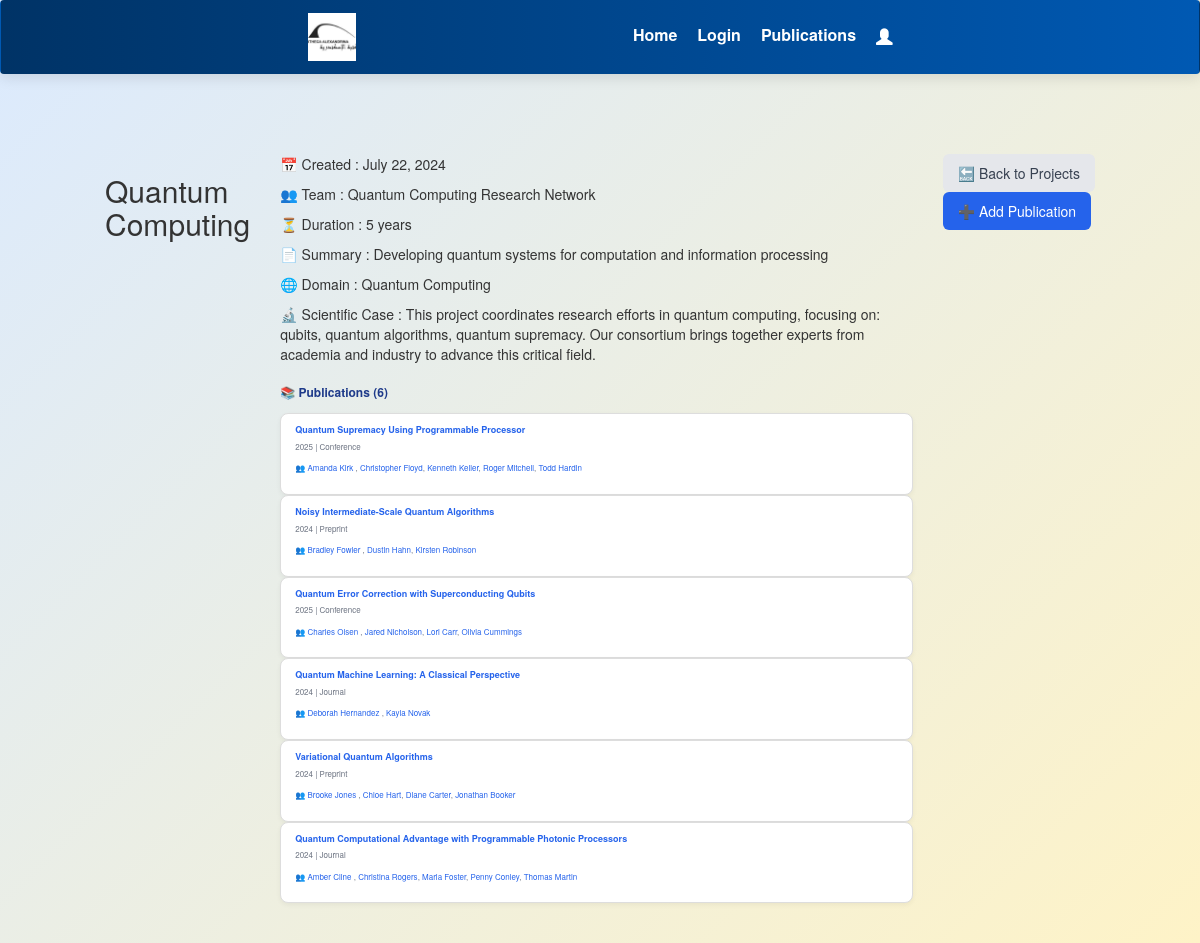
Screenshot of /project/2/ with the database file from the repository.
### projects/models.py (models this page shows, shortened)
class Project(models.Model):
    title = models.CharField(max_length=200)
    created = models.DateField()
    team = models.CharField(max_length=300)
    abstract = models.TextField(default="No abstract yet")
    duration = models.CharField(max_length=100)
    domain = models.CharField(max_length=100)
    scientific_case = models.TextField()
    keywords = models.TextField(blank=True, help_text="Comma-separated keywords for AI matching")
    STATUS_CHOICES = [
        ('active', 'Active'),
        ('completed', 'Completed'),
        ('on_hold', 'On Hold'),
        ('cancelled', 'Cancelled'),
    ]
    status = models.CharField(max_length=20, choices=STATUS_CHOICES, default='active')
    principal_investigator = models.CharField(max_length=200, blank=True)
    funding_source = models.CharField(max_length=200, blank=True)
    website = models.URLField(blank=True)
    created_at = models.DateTimeField(auto_now_add=True)
    updated_at = models.DateTimeField(auto_now=True)
    class Meta:
        ordering = ['-created']

class Publication(models.Model):
    project = models.ForeignKey(Project, on_delete=models.CASCADE, related_name='publications')
    title = models.CharField(max_length=200)
    primary_author = models.ForeignKey(Author, on_delete=models.CASCADE, related_name='primary_publications',null=True, blank=True)
    url = models.URLField(blank=True)
    year = models.PositiveIntegerField()
    file = models.FileField(upload_to='publications/files/', blank=True)
    image = models.ImageField(upload_to='publications/images/', blank=True)
    type = models.CharField(max_length=100, choices=PUBLICATION_TYPES)
    collaborators = models.ManyToManyField(Author, related_name='collaborated_publications', blank=True)
    uploaded_at = models.DateTimeField(auto_now_add=True)
    abstract = models.TextField(default="No abstract yet")
    email_sent = models.BooleanField(default=False)
    ai_processed = models.BooleanField(default=False)
    ai_confidence = models.FloatField(null=True, blank=True)

class Author(models.Model):
    name = models.CharField(max_length=200, unique=True, null=True, blank=True)
    email = models.EmailField()
    profile_picture = models.ImageField(upload_to='author_pics/', blank=True, null=True)
    email_notifications = models.BooleanField(default=True)
    research_interests = models.TextField(blank=True, help_text="Comma-separated research interests")
    institution = models.CharField(max_length=200, blank=True)
    department = models.CharField(max_length=200, blank=True)
    orcid_id = models.CharField(max_length=50, blank=True)
    created_at = models.DateTimeField(default=timezone.now)
    updated_at = models.DateTimeField(auto_now=True)
    class Meta:
        ordering = ['name']

### projects/views.py (the view)
# urls.py: path('project/<int:pk>/', views.project_detail, name='project_detail'),
def project_detail(request, pk):
    project = get_object_or_404(Project, pk=pk)
    publications = project.publications.all().prefetch_related('collaborators')
    return render(request, 'projects/project_detail.html', {
        'project': project,
        'publications': publications
    })

### projects/templates/projects/project_detail.html (shortened to what this page needs)
{% extends "base.html" %}
{% block content %}
<div class="container mx-auto p-4">
    <h2 class="text-3xl font-bold mb-6 text-gray-800">{{ project.title }}</h2>
    <div class="grid md:grid-cols-3 gap-8 mb-8">
        <div class="md:col-span-2 project-details-box">
            <p>📅 Created : {{ project.created }}</p>
            <p>👥 Team : {{ project.team }}</p>
            <p>⏳ Duration : {{ project.duration }}</p>
            <p>📄 Summary : {{ project.abstract }}</p>
            <p>🌐 Domain : {{ project.domain }}</p>
            <p>🔬 Scientific Case : {{ project.scientific_case }}</p>
            <p class="pub-section-title">📚 Publications ({{ publications|length }})</p>
            {% if publications %}
                <div class="flex gap-4 overflow-x-auto pb-2">
                    {% for pub in publications %}
                        <div class="pub-card">
                            <a href="{% url 'publication_detail' pub.id %}" class="pub-title">
                                {{ pub.title }}
                            </a>
                            <p class="pub-meta">{{ pub.year }} | {{ pub.type }}</p>
                            {% if pub.primary_author or pub.collaborators.all %}
                                <p class="pub-meta">👥
                                    {% if pub.primary_author %}
                                        <a href="{% url 'author_profile' pub.primary_author.id %}" style="color: #2563eb; text-decoration: none;">{{ pub.primary_author.name }}</a>
                                        {% if pub.collaborators.all %}, {% endif %}
                                    {% endif %}
                                    {% for collaborator in pub.collaborators.all %}
                                        <a href="{% url 'author_profile' collaborator.id %}" style="color: #2563eb; text-decoration: none;">{{ collaborator.name }}</a>{% if not forloop.last %}, {% endif %}
                                    {% endfor %}
                                </p>
                            {% else %}
                                <p class="text-sm italic text-gray-400">No authors</p>
                            {% endif %}
                        </div>
                    {% endfor %}
                </div>
            {% else %}
                <p class="text-gray-500 italic">No publications added yet.</p>
            {% endif %}
        </div>
    </div>
    <div class="mt-6 flex gap-3">
        <a href="{% url 'projects_page' %}" class="btn btn-back">🔙 Back to Projects</a>
        <a href="{% url 'add_publication' project.id %}" class="btn btn-add">➕ Add Publication</a>
    </div>
</div>
{% endblock %}

### static/css/styles.css (style rules this page uses)
:root { --primary: #2563eb; --primary-dark: #1d4ed8; --primary-hover: #1e40af; --secondary: #003366; --secondary-light: #0059b3; --accent: #ffd166; --bg-gradient: linear-gradient(135deg, #dbeafe, #fef3c7); --text-color: #2c3e50; --radius: 12px; --shadow-sm: 0 2px 8px rgba(0, 0, 0, 0.1); --shadow-md: 0 4px 14px rgba(0, 0, 0, 0.1); --shadow-lg: 0 8px 30px rgba(0, 0, 0, 0.08); }
*, *::before, *::after { box-sizing: border-box; }
html, body { margin: 0; padding: 0; height: 100%; font-family: 'Segoe UI', sans-serif; color: var(--text-color); background: var(--bg-gradient); }
.container { flex: 1; display: flex; max-width: 1200px; margin: 40px auto; gap: 30px; padding: 0 20px; animation: fadeInUp 0.8s ease; }

### projects/templates/projects/project_detail.html (style rules this page uses)
.pub-section-title { font-size: 1.2rem; font-weight: 700; margin-top: 20px; margin-bottom: 12px; color: #1e3a8a; }
.pub-card { background: white; padding: 10px 14px; border-radius: 8px; border: 1px solid #ddd; font-size: 0.9rem; min-width: 220px; box-shadow: 0 2px 5px rgba(0,0,0,0.05); transition: transform 0.2s ease, box-shadow 0.2s ease; flex-shrink: 0; }
.pub-title { color: #2563eb; font-weight: 600; text-decoration: none; }
.pub-meta { font-size: 0.8rem; color: #6b7280; margin-top: 4px; }
.btn { display: inline-block; padding: 8px 14px; border-radius: 6px; font-weight: 500; text-decoration: none; transition: background-color 0.2s ease; }
.btn-back { background-color: #e5e7eb; color: #374151; }
.btn-add { background-color: #2563eb; color: white; }

### rows the page displays
Project: title "Quantum Computing", created "July 22, 2024", team "Quantum Computing Research Network", duration "5 years", abstract "Developing quantum systems for computation and information processing", domain "Quantum Computing", scientific_case "This project coordinates research efforts in quantum computing, focusing on: qubits, quantum algorithms, quantum supremacy. Our consortium brings together experts from academia and industry to advance this critical field."
Publication: title "Quantum Supremacy Using Programmable Processor", year "2025", type "Conference", primary_author.name "Amanda Kirk"
Author: name "Christopher Floyd"
Author: name "Kenneth Keller"
Author: name "Roger Mitchell"
Author: name "Todd Hardin"
Publication: title "Noisy Intermediate-Scale Quantum Algorithms", year "2024", type "Preprint", primary_author.name "Bradley Fowler"
Author: name "Dustin Hahn"
Author: name "Kirsten Robinson"
Publication: title "Quantum Error Correction with Superconducting Qubits", year "2025", type "Conference", primary_author.name "Charles Olsen"
Author: name "Jared Nicholson"
Author: name "Lori Carr"
Author: name "Olivia Cummings"
Publication: title "Quantum Machine Learning: A Classical Perspective", year "2024", type "Journal", primary_author.name "Deborah Hernandez"
Author: name "Kayla Novak"
Publication: title "Variational Quantum Algorithms", year "2024", type "Preprint", primary_author.name "Brooke Jones"
Author: name "Chloe Hart"
Author: name "Diane Carter"
Author: name "Jonathan Booker"
Publication: title "Quantum Computational Advantage with Programmable Photonic Processors", year "2024", type "Journal", primary_author.name "Amber Cline"
Author: name "Christina Rogers"
Author: name "Maria Foster"
Author: name "Penny Conley"
Author: name "Thomas Martin"

### other values shown
{{ publications|length }} "6"
